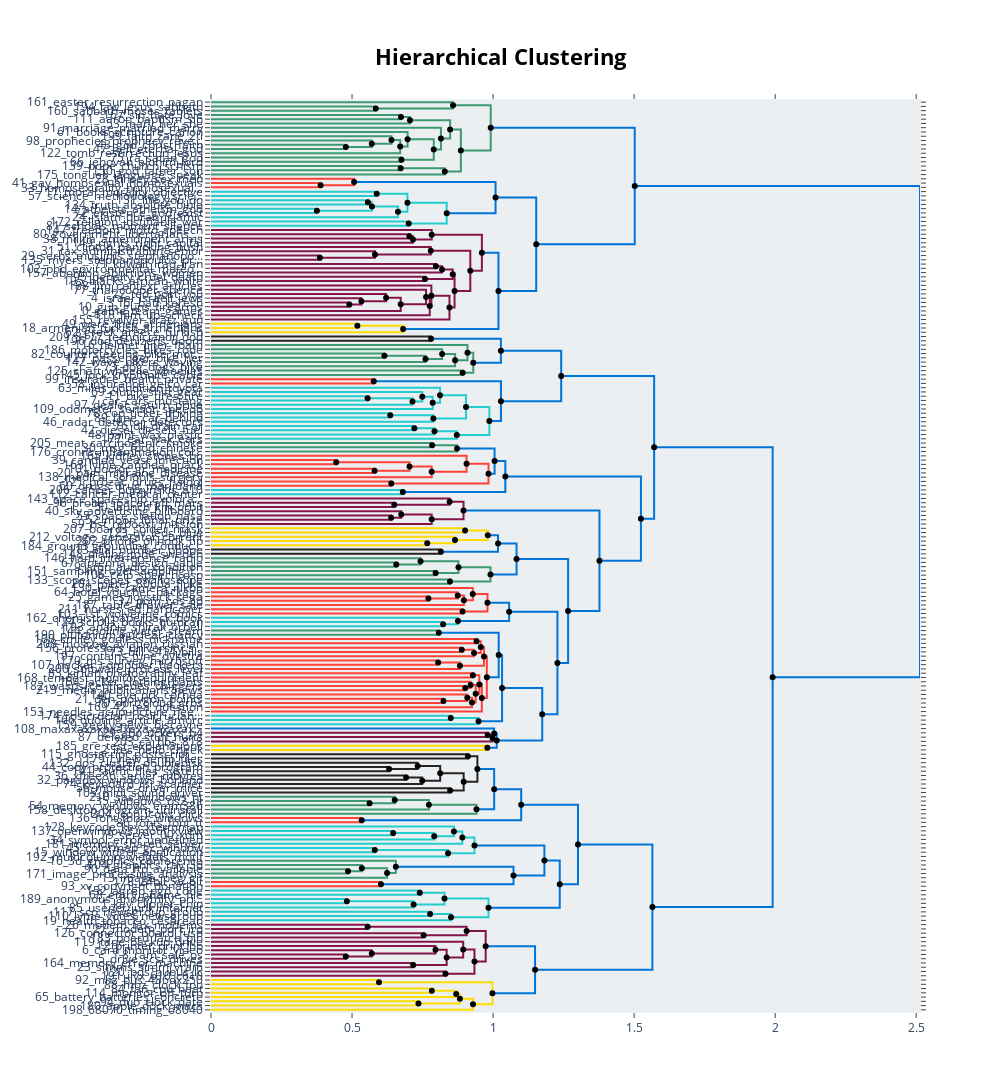

The code cell stored with this chart in its notebook:
### Markdown cell above
# 1021

### Code cell
topic_model = BERTopic(verbose=True)
topics, probs = topic_model.fit_transform(docs)

linkage_function = lambda x: sch.linkage(x, 'single', optimal_ordering=True)
hierarchical_topics = topic_model.hierarchical_topics(
    docs, linkage_function=linkage_function)

fig = topic_model.visualize_hierarchy(hierarchical_topics=hierarchical_topics)

fig.show()
